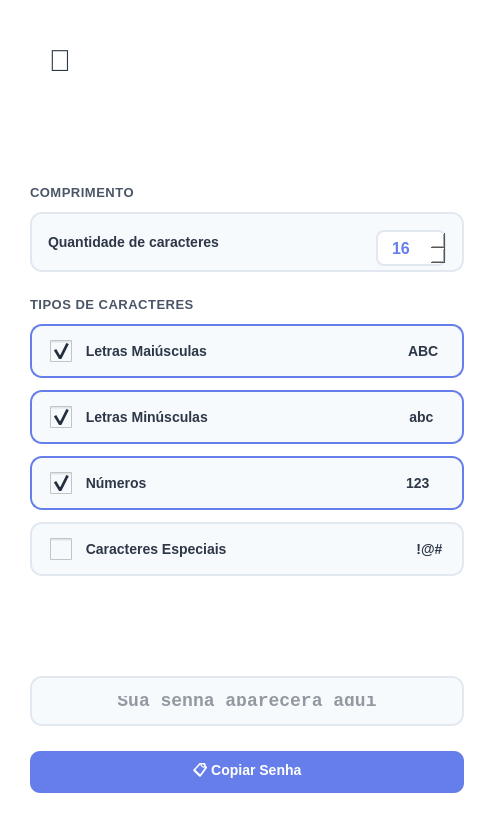
<?xml version="1.0" encoding="UTF-8"?>
<ui version="4.0">
 <class>MainWindow</class>
 <widget class="QMainWindow" name="MainWindow">
  <property name="geometry">
   <rect>
    <x>0</x>
    <y>0</y>
    <width>480</width>
    <height>650</height>
   </rect>
  </property>
  <property name="windowTitle">
   <string>Gerador de Senhas</string>
  </property>
  <property name="styleSheet">
   <string notr="true">
    QMainWindow {
        background-color: #ffffff;
    }
    QLabel {
        color: #2d3748;
    }
   </string>
  </property>
  <widget class="QWidget" name="centralwidget">
   <property name="styleSheet">
    <string notr="true">
     QWidget#centralwidget {
         background-color: #ffffff;
     }
    </string>
   </property>
   <layout class="QVBoxLayout" name="verticalLayout_main">
    <property name="spacing">
     <number>0</number>
    </property>
    <property name="leftMargin">
     <number>0</number>
    </property>
    <property name="topMargin">
     <number>0</number>
    </property>
    <property name="rightMargin">
     <number>0</number>
    </property>
    <property name="bottomMargin">
     <number>0</number>
    </property>
    <item>
     <widget class="QWidget" name="widget_header" native="true">
      <property name="minimumSize">
       <size>
        <width>0</width>
        <height>150</height>
       </size>
      </property>
      <property name="styleSheet">
       <string notr="true">
        QWidget#widget_header {
            background: qlineargradient(x1:0, y1:0, x2:1, y2:1, 
                stop:0 #667eea, stop:1 #764ba2);
        }
       </string>
      </property>
      <layout class="QVBoxLayout" name="verticalLayout_header">
       <property name="spacing">
        <number>10</number>
       </property>
       <property name="leftMargin">
        <number>30</number>
       </property>
       <property name="topMargin">
        <number>30</number>
       </property>
       <property name="rightMargin">
        <number>30</number>
       </property>
       <property name="bottomMargin">
        <number>30</number>
       </property>
       <item>
        <widget class="QLabel" name="label_icon">
         <property name="minimumSize">
          <size>
           <width>60</width>
           <height>60</height>
          </size>
         </property>
         <property name="maximumSize">
          <size>
           <width>60</width>
           <height>60</height>
          </size>
         </property>
         <property name="text">
          <string>🔐</string>
         </property>
         <property name="alignment">
          <set>Qt::AlignCenter</set>
         </property>
         <property name="styleSheet">
          <string notr="true">
           QLabel {
               background-color: rgba(255, 255, 255, 50);
               border-radius: 15px;
               font-size: 30px;
           }
          </string>
         </property>
        </widget>
       </item>
       <item>
        <widget class="QLabel" name="label_title">
         <property name="text">
          <string>Gerador de Senhas</string>
         </property>
         <property name="alignment">
          <set>Qt::AlignCenter</set>
         </property>
         <property name="styleSheet">
          <string notr="true">
           QLabel {
               color: white;
               font-size: 24px;
               font-weight: bold;
               background: transparent;
           }
          </string>
         </property>
        </widget>
       </item>
       <item>
        <widget class="QLabel" name="label_subtitle">
         <property name="text">
          <string>Crie senhas fortes e seguras</string>
         </property>
         <property name="alignment">
          <set>Qt::AlignCenter</set>
         </property>
         <property name="styleSheet">
          <string notr="true">
           QLabel {
               color: rgba(255, 255, 255, 230);
               font-size: 14px;
               background: transparent;
           }
          </string>
         </property>
        </widget>
       </item>
      </layout>
     </widget>
    </item>
    <item>
     <widget class="QWidget" name="widget_content" native="true">
      <layout class="QVBoxLayout" name="verticalLayout_content">
       <property name="spacing">
        <number>25</number>
       </property>
       <property name="leftMargin">
        <number>30</number>
       </property>
       <property name="topMargin">
        <number>35</number>
       </property>
       <property name="rightMargin">
        <number>30</number>
       </property>
       <property name="bottomMargin">
        <number>35</number>
       </property>
       <item>
        <layout class="QVBoxLayout" name="verticalLayout_length">
         <property name="spacing">
          <number>12</number>
         </property>
         <item>
          <widget class="QLabel" name="label_length_section">
           <property name="text">
            <string>COMPRIMENTO</string>
           </property>
           <property name="styleSheet">
            <string notr="true">
             QLabel {
                 font-size: 13px;
                 font-weight: bold;
                 color: #4a5568;
                 letter-spacing: 0.5px;
             }
            </string>
           </property>
          </widget>
         </item>
         <item>
          <widget class="QWidget" name="widget_length_control" native="true">
           <property name="minimumSize">
            <size>
             <width>0</width>
             <height>60</height>
            </size>
           </property>
           <property name="styleSheet">
            <string notr="true">
             QWidget#widget_length_control {
                 background-color: #f7fafc;
                 border: 2px solid #e2e8f0;
                 border-radius: 12px;
             }
            </string>
           </property>
           <layout class="QHBoxLayout" name="horizontalLayout_length">
            <property name="leftMargin">
             <number>18</number>
            </property>
            <property name="topMargin">
             <number>18</number>
            </property>
            <property name="rightMargin">
             <number>18</number>
            </property>
            <property name="bottomMargin">
             <number>18</number>
            </property>
            <item>
             <widget class="QLabel" name="label_length">
              <property name="text">
               <string>Quantidade de caracteres</string>
              </property>
              <property name="styleSheet">
               <string notr="true">
                QLabel {
                    font-size: 14px;
                    font-weight: 500;
                    color: #2d3748;
                    background: transparent;
                }
               </string>
              </property>
             </widget>
            </item>
            <item>
             <spacer name="horizontalSpacer">
              <property name="orientation">
               <enum>Qt::Horizontal</enum>
              </property>
              <property name="sizeHint" stdset="0">
               <size>
                <width>40</width>
                <height>20</height>
               </size>
              </property>
             </spacer>
            </item>
            <item>
             <widget class="QSpinBox" name="spinBox_length">
              <property name="minimumSize">
               <size>
                <width>70</width>
                <height>36</height>
               </size>
              </property>
              <property name="styleSheet">
               <string notr="true">
                QSpinBox {
                    background-color: white;
                    border: 2px solid #e2e8f0;
                    border-radius: 8px;
                    padding: 8px 12px;
                    font-size: 16px;
                    font-weight: bold;
                    color: #667eea;
                }
                QSpinBox:focus {
                    border-color: #667eea;
                    background-color: #f7fafc;
                }
               </string>
              </property>
              <property name="minimum">
               <number>4</number>
              </property>
              <property name="maximum">
               <number>64</number>
              </property>
              <property name="value">
               <number>16</number>
              </property>
             </widget>
            </item>
           </layout>
          </widget>
         </item>
        </layout>
       </item>
       <item>
        <layout class="QVBoxLayout" name="verticalLayout_options">
         <property name="spacing">
          <number>12</number>
         </property>
         <item>
          <widget class="QLabel" name="label_options_section">
           <property name="text">
            <string>TIPOS DE CARACTERES</string>
           </property>
           <property name="styleSheet">
            <string notr="true">
             QLabel {
                 font-size: 13px;
                 font-weight: bold;
                 color: #4a5568;
                 letter-spacing: 0.5px;
             }
            </string>
           </property>
          </widget>
         </item>
         <item>
          <widget class="QCheckBox" name="checkBox_uppercase">
           <property name="minimumSize">
            <size>
             <width>0</width>
             <height>54</height>
            </size>
           </property>
           <property name="text">
            <string>  Letras Maiúsculas                                                    ABC</string>
           </property>
           <property name="checked">
            <bool>true</bool>
           </property>
           <property name="styleSheet">
            <string notr="true">
             QCheckBox {
                 background-color: #f7fafc;
                 border: 2px solid #667eea;
                 border-radius: 12px;
                 padding: 16px 18px;
                 font-size: 14px;
                 font-weight: 500;
                 color: #2d3748;
             }
             QCheckBox:hover {
                 background-color: #edf2f7;
                 border-color: #5568d3;
             }
             QCheckBox:unchecked {
                 border-color: #e2e8f0;
             }
             QCheckBox::indicator {
                 width: 22px;
                 height: 22px;
             }
            </string>
           </property>
          </widget>
         </item>
         <item>
          <widget class="QCheckBox" name="checkBox_lowercase">
           <property name="minimumSize">
            <size>
             <width>0</width>
             <height>54</height>
            </size>
           </property>
           <property name="text">
            <string>  Letras Minúsculas                                                    abc</string>
           </property>
           <property name="checked">
            <bool>true</bool>
           </property>
           <property name="styleSheet">
            <string notr="true">
             QCheckBox {
                 background-color: #f7fafc;
                 border: 2px solid #667eea;
                 border-radius: 12px;
                 padding: 16px 18px;
                 font-size: 14px;
                 font-weight: 500;
                 color: #2d3748;
             }
             QCheckBox:hover {
                 background-color: #edf2f7;
                 border-color: #5568d3;
             }
             QCheckBox:unchecked {
                 border-color: #e2e8f0;
             }
             QCheckBox::indicator {
                 width: 22px;
                 height: 22px;
             }
            </string>
           </property>
          </widget>
         </item>
         <item>
          <widget class="QCheckBox" name="checkBox_numbers">
           <property name="minimumSize">
            <size>
             <width>0</width>
             <height>54</height>
            </size>
           </property>
           <property name="text">
            <string>  Números                                                                   123</string>
           </property>
           <property name="checked">
            <bool>true</bool>
           </property>
           <property name="styleSheet">
            <string notr="true">
             QCheckBox {
                 background-color: #f7fafc;
                 border: 2px solid #667eea;
                 border-radius: 12px;
                 padding: 16px 18px;
                 font-size: 14px;
                 font-weight: 500;
                 color: #2d3748;
             }
             QCheckBox:hover {
                 background-color: #edf2f7;
                 border-color: #5568d3;
             }
             QCheckBox:unchecked {
                 border-color: #e2e8f0;
             }
             QCheckBox::indicator {
                 width: 22px;
                 height: 22px;
             }
            </string>
           </property>
          </widget>
         </item>
         <item>
          <widget class="QCheckBox" name="checkBox_special">
           <property name="minimumSize">
            <size>
             <width>0</width>
             <height>54</height>
            </size>
           </property>
           <property name="text">
            <string>  Caracteres Especiais                                                 !@#</string>
           </property>
           <property name="checked">
            <bool>false</bool>
           </property>
           <property name="styleSheet">
            <string notr="true">
             QCheckBox {
                 background-color: #f7fafc;
                 border: 2px solid #e2e8f0;
                 border-radius: 12px;
                 padding: 16px 18px;
                 font-size: 14px;
                 font-weight: 500;
                 color: #2d3748;
             }
             QCheckBox:hover {
                 background-color: #edf2f7;
                 border-color: #cbd5e0;
             }
             QCheckBox:checked {
                 border-color: #667eea;
             }
             QCheckBox::indicator {
                 width: 22px;
                 height: 22px;
             }
            </string>
           </property>
          </widget>
         </item>
        </layout>
       </item>
       <item>
        <widget class="QPushButton" name="pushButton_generate">
         <property name="minimumSize">
          <size>
           <width>0</width>
           <height>50</height>
          </size>
         </property>
         <property name="text">
          <string>✨ Gerar Senha Segura</string>
         </property>
         <property name="cursor">
          <cursorShape>PointingHandCursor</cursorShape>
         </property>
         <property name="styleSheet">
          <string notr="true">
           QPushButton {
               background: qlineargradient(x1:0, y1:0, x2:1, y2:1, 
                   stop:0 #667eea, stop:1 #764ba2);
               color: white;
               border: none;
               border-radius: 12px;
               font-size: 16px;
               font-weight: bold;
               padding: 16px;
           }
           QPushButton:hover {
               background: qlineargradient(x1:0, y1:0, x2:1, y2:1, 
                   stop:0 #5568d3, stop:1 #6a3f8f);
           }
           QPushButton:pressed {
               background: qlineargradient(x1:0, y1:0, x2:1, y2:1, 
                   stop:0 #4a5bbd, stop:1 #5e3680);
           }
          </string>
         </property>
        </widget>
       </item>
       <item>
        <widget class="QLineEdit" name="lineEdit_password">
         <property name="minimumSize">
          <size>
           <width>0</width>
           <height>50</height>
          </size>
         </property>
         <property name="font">
          <font>
           <family>Courier New</family>
           <pointsize>14</pointsize>
           <weight>75</weight>
           <bold>true</bold>
          </font>
         </property>
         <property name="styleSheet">
          <string notr="true">
           QLineEdit {
               background-color: #f7fafc;
               border: 2px solid #e2e8f0;
               border-radius: 12px;
               padding: 18px;
               font-size: 18px;
               font-family: 'Courier New';
               font-weight: bold;
               color: #2d3748;
           }
           QLineEdit:focus {
               border-color: #667eea;
           }
          </string>
         </property>
         <property name="alignment">
          <set>Qt::AlignCenter</set>
         </property>
         <property name="readOnly">
          <bool>true</bool>
         </property>
         <property name="placeholderText">
          <string>Sua senha aparecerá aqui</string>
         </property>
        </widget>
       </item>
       <item>
        <widget class="QPushButton" name="pushButton_copy">
         <property name="minimumSize">
          <size>
           <width>0</width>
           <height>42</height>
          </size>
         </property>
         <property name="text">
          <string>📋 Copiar Senha</string>
         </property>
         <property name="cursor">
          <cursorShape>PointingHandCursor</cursorShape>
         </property>
         <property name="styleSheet">
          <string notr="true">
           QPushButton {
               background-color: #667eea;
               color: white;
               border: none;
               border-radius: 10px;
               font-size: 14px;
               font-weight: 600;
               padding: 12px;
           }
           QPushButton:hover {
               background-color: #5568d3;
           }
           QPushButton:pressed {
               background-color: #4a5bbd;
           }
          </string>
         </property>
        </widget>
       </item>
       <item>
        <spacer name="verticalSpacer">
         <property name="orientation">
          <enum>Qt::Vertical</enum>
         </property>
         <property name="sizeHint" stdset="0">
          <size>
           <width>20</width>
           <height>40</height>
          </size>
         </property>
        </spacer>
       </item>
      </layout>
     </widget>
    </item>
   </layout>
  </widget>
 </widget>
 <resources/>
 <connections/>
</ui>
